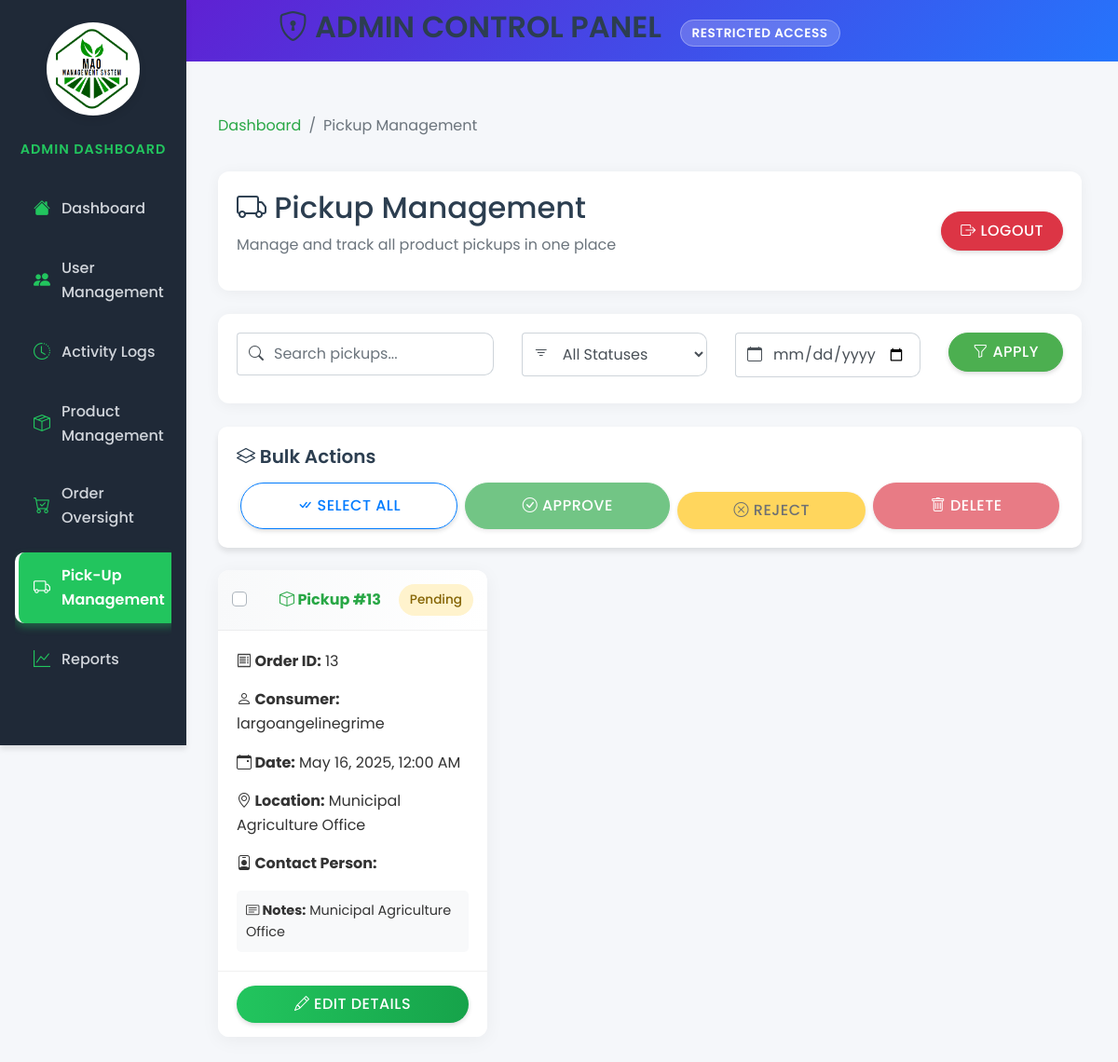
Screenshot of /views/admin/pickup-management.php?date=2025-05-16 00:00:00 (signed in) with the database file from the repository.
### tables this page shows
CREATE TABLE `pickups` (
  `pickup_id` int(11) NOT NULL,
  `order_id` int(11) NOT NULL,
  `payment_id` int(11) DEFAULT NULL,
  `pickup_status` enum('pending','processing','ready','completed','canceled') DEFAULT 'pending',
  `pickup_date` datetime DEFAULT NULL,
  `pickup_location` varchar(255) DEFAULT 'Municipal Agriculture Office',
  `pickup_notes` text DEFAULT NULL,
  `office_location` varchar(255) DEFAULT 'Municipal Agriculture Office',
  `contact_person` varchar(100) DEFAULT NULL
);

CREATE TABLE `orders` (
  `order_id` int(11) NOT NULL,
  `consumer_id` int(11) DEFAULT NULL,
  `order_status` enum('pending','processing','ready','completed','canceled') DEFAULT 'pending',
  `order_date` timestamp NOT NULL DEFAULT current_timestamp(),
  `pickup_details` text DEFAULT NULL
);

CREATE TABLE `users` (
  `user_id` int(11) NOT NULL,
  `username` varchar(50) NOT NULL,
  `password` varchar(255) NOT NULL,
  `email` varchar(100) NOT NULL,
  `role_id` int(11) DEFAULT NULL,
  `created_at` timestamp NOT NULL DEFAULT current_timestamp(),
  `updated_at` timestamp NOT NULL DEFAULT current_timestamp() ON UPDATE current_timestamp(),
  `first_name` varchar(100) NOT NULL,
  `last_name` varchar(100) NOT NULL,
  `contact_number` varchar(20) DEFAULT NULL,
  `address` text DEFAULT NULL
);

### views/admin/pickup-management.php (the view, shortened to what this page needs)
<?php
$database = new Database();
$conn = $database->connect();
$limit = 10;
$page = isset($_GET['page']) ? (int)$_GET['page'] : 1;
$offset = ($page - 1) * $limit;
$search = isset($_GET['search']) ? trim($_GET['search']) : '';
$dateFilter = isset($_GET['date']) ? $_GET['date'] : '';
$query = "SELECT
            p.pickup_id,
            o.order_id,
            c.username AS consumer_name,
            p.pickup_status,
            p.pickup_date,
            p.pickup_location,
            p.contact_person,
            p.pickup_notes
          FROM pickups AS p
          JOIN orders AS o ON p.order_id = o.order_id
          JOIN users AS c ON o.consumer_id = c.user_id";
$whereClauses = [];
$queryParams = [];
if (!empty($dateFilter)) {
    $whereClauses[] = "DATE(p.pickup_date) = :date";
    $queryParams[':date'] = $dateFilter;
}
if (!empty($whereClauses)) {
    $query .= " WHERE " . implode(" AND ", $whereClauses);
}
$query .= " ORDER BY p.pickup_date DESC LIMIT :limit OFFSET :offset";
$stmt = $conn->prepare($query);
$stmt->bindValue(':limit', $limit, PDO::PARAM_INT);
$stmt->bindValue(':offset', $offset, PDO::PARAM_INT);
if (!empty($queryParams)) {
    foreach ($queryParams as $param => $value) {
        $stmt->bindValue($param, $value, PDO::PARAM_STR);
    }
}
$stmt->execute();
$pickups = $stmt->fetchAll(PDO::FETCH_ASSOC);
?>
<!DOCTYPE html>
<html lang="en">
<head>
    <link href="https://stackpath.bootstrapcdn.com/bootstrap/4.5.2/css/bootstrap.min.css" rel="stylesheet">
    <link href="https://cdn.jsdelivr.net/npm/bootstrap-icons/font/bootstrap-icons.css" rel="stylesheet">
    <link rel="stylesheet" href="../../public/style/admin.css">
    <link rel="stylesheet" href="../../public/style/admin-sidebar.css">
    <link rel="stylesheet" href="../../public/style/pickup-management.css">
    <link rel="stylesheet" href="https://cdnjs.cloudflare.com/ajax/libs/bootstrap-datepicker/1.9.0/css/bootstrap-datepicker.min.css">
</head>
<body>
    <div class="admin-header text-center">
        <h2><i class="bi bi-shield-lock"></i> ADMIN CONTROL PANEL <span class="admin-badge">Restricted Access</span></h2>
    </div>
    <div class="container-fluid">
        <div class="row">
            <?php include '../../views/global/admin-sidebar.php'; ?>
            <main role="main" class="col-md-9 ml-sm-auto col-lg-10 px-4 py-4 pickup-management-page">
                <nav aria-label="breadcrumb">
                    <ol class="breadcrumb">
                        <li class="breadcrumb-item"><a href="admin-dashboard.php">Dashboard</a></li>
                        <li class="breadcrumb-item active" aria-current="page">Pickup Management</li>
                    </ol>
                </nav>
                <div class="page-header">
                    <div class="header-content">
                        <h1 class="h2"><i class="bi bi-truck"></i> Pickup Management</h1>
                        <p class="text-muted">Manage and track all product pickups in one place</p>
                    </div>
                    <form method="POST" onsubmit="return confirm('Are you sure you want to logout?');" class="logout-container">
                        <button type="submit" name="logout" class="btn btn-danger">
                            <i class="bi bi-box-arrow-right"></i> Logout
                        </button>
                    </form>
                </div>
                <div class="search-container">
                    <form method="GET" action="" class="row">
                        <div class="col-md-4 mb-2">
                            <div class="input-group">
                                <div class="input-group-prepend">
                                    <span class="input-group-text"><i class="bi bi-search"></i></span>
                                </div>
                                <input type="text" name="search" class="form-control" placeholder="Search pickups..." value="<?= htmlspecialchars($search) ?>">
                            </div>
                        </div>
                        <div class="col-md-3 mb-2">
                            <div class="input-group">
                                <div class="input-group-prepend">
                                    <span class="input-group-text"><i class="bi bi-filter"></i></span>
                                </div>
                                <select name="status" class="form-control">
                                    <option value="">All Statuses</option>
                                </select>
                            </div>
                        </div>
                        <div class="col-md-3 mb-2">
                            <div class="input-group">
                                <div class="input-group-prepend">
                                    <span class="input-group-text"><i class="bi bi-calendar"></i></span>
                                </div>
                                <input type="date" name="date" class="form-control" value="<?= htmlspecialchars($dateFilter) ?>">
                            </div>
                        </div>
                        <div class="col-md-2 mb-2">
                            <button type="submit" class="btn btn-success btn-block">
                                <i class="bi bi-funnel"></i> Apply
                            </button>
                        </div>
                    </form>
                </div>
                <div class="batch-actions-bar mb-3">
                    <div class="card">
                        <div class="card-body">
                            <h5 class="card-title mb-3"><i class="bi bi-layers"></i> Bulk Actions</h5>
                            <div class="d-flex flex-wrap justify-content-between">
                                <button type="button" id="selectAllBtn" class="btn btn-outline-primary flex-fill mx-1 mb-0">
                                    <i class="bi bi-check-all"></i> Select All
                                </button>
                                <button type="button" id="approveSelectedBtn" class="btn btn-success flex-fill mx-1 mb-0">
                                    <i class="bi bi-check-circle"></i> Approve
                                </button>
                                <button type="button" id="rejectSelectedBtn" class="btn btn-warning flex-fill mx-1 mb-0">
                                    <i class="bi bi-x-circle"></i> Reject
                                </button>
                                <button type="button" id="deleteSelectedBtn" class="btn btn-danger flex-fill mx-1 mb-0">
                                    <i class="bi bi-trash"></i> Delete
                                </button>
                            </div>
                        </div>
                    </div>
                </div>
                <?php if (count($pickups) > 0): ?>
                    <div class="row">
                        <?php foreach ($pickups as $pickup): ?>
                            <div class="col-md-6 col-lg-4">
                                <div class="card pickup-card mb-4">
                                    <div class="card-header d-flex justify-content-between align-items-center">
                                        <span class="font-weight-bold"><i class="bi bi-box"></i> Pickup #<?= htmlspecialchars($pickup['pickup_id']) ?></span>
                                        <span class="status-label status-<?= strtolower(str_replace(' ', '-', $pickup['pickup_status'])) ?>">
                                            <?= ucfirst(htmlspecialchars($pickup['pickup_status'])) ?>
                                        </span>
                                    </div>
                                    <div class="card-body">
                                        <p><strong><i class="bi bi-receipt"></i> Order ID:</strong> <?= htmlspecialchars($pickup['order_id']) ?></p>
                                        <p><strong><i class="bi bi-person"></i> Consumer:</strong> <?= htmlspecialchars($pickup['consumer_name']) ?></p>
                                        <p><strong><i class="bi bi-calendar-event"></i> Date:</strong> <?= htmlspecialchars(date("F j, Y, g:i A", strtotime($pickup['pickup_date']))) ?></p>
                                        <p><strong><i class="bi bi-geo-alt"></i> Location:</strong> <?= htmlspecialchars($pickup['pickup_location']) ?></p>
                                        <p>
                                            <strong><i class="bi bi-person-badge"></i> Contact Person:</strong>
                                        </p>
                                        <div class="pickup-notes">
                                            <strong><i class="bi bi-card-text"></i> Notes:</strong> <?= htmlspecialchars($pickup['pickup_notes'] ?: 'No notes available') ?>
                                        </div>
                                    </div>
                                    <div class="card-footer">
                                        <button type="button" class="btn btn-primary btn-block edit-pickup-btn"
                                                data-toggle="modal"
                                                data-target="#editPickupModal"
                                                data-pickup-id="<?= htmlspecialchars($pickup['pickup_id']) ?>"
                                                data-pickup-status="<?= htmlspecialchars($pickup['pickup_status']) ?>"
                                                data-pickup-date="<?= htmlspecialchars($pickup['pickup_date']) ?>"
                                                data-pickup-location="<?= htmlspecialchars($pickup['pickup_location']) ?>"
                                                data-contact-person="<?= htmlspecialchars($pickup['contact_person']) ?>"
                                                data-pickup-notes="<?= htmlspecialchars($pickup['pickup_notes']) ?>">
                                            <i class="bi bi-pencil"></i> Edit Details
                                        </button>
                                    </div>
                                </div>
                            </div>
                        <?php endforeach; ?>
                    </div>
                <?php endif; ?>
            </main>
        </div>
    </div>
</body>
</html>

### public/style/admin.css (style rules this page uses)
:root { --primary: #3f51b5; --secondary: #4caf50; --info: #2196f3; --warning: #ffc107; --danger: #f44336; --dark: #212121; --light: #f8f9fa; --shadow-sm: 0 2px 8px rgba(0, 0, 0, 0.06); --shadow-md: 0 5px 15px rgba(0, 0, 0, 0.07); --shadow-lg: 0 8px 25px rgba(0, 0, 0, 0.1); --transition: all 0.3s ease; --radius: 12px; --primary-color: #4caf50; --primary-dark: #3e8e41; --primary-light: #8bc34a; --secondary-color: #2196f3; --accent-color: #ff9800; --danger-color: #f44336; --warning-color: #ffeb3b; --success-color: #4caf50; --info-color: #2196f3; --dark-color: #343a40; --light-color: #f8f9fa; --gray-color: #6c757d; --light-gray: #e9ecef; --white-color: #ffffff; --shadow: 0 4px 6px rgba(0, 0, 0, 0.1); }
body { background-color: #f3f4f6; color: #475569; font-family: "Poppins", sans-serif; font-size: 16px; line-height: 1.6; margin: 0; padding: 0; overflow-x: hidden; background-color: #f5f7fa; color: #333; }
.btn-warning { background-color: #fbbf24; color: #fff; border: none; margin: 10px; }
.btn-primary { background: linear-gradient(to right, #22c55e, #16a34a); border: none; padding: 0.8rem 1.6rem; font-weight: 600; color: #ffffff; border-radius: 10px; transition: all 0.3s ease-in-out; }
.btn { border-radius: 50px; padding: 8px 20px; font-weight: 500; text-transform: uppercase; letter-spacing: 0.5px; transition: var(--transition); box-shadow: 0 2px 5px rgba(0, 0, 0, 0.15); }
.btn-primary { background-color: var(--primary-color); border-color: var(--primary-color); }
.btn-success { background-color: var(--success-color); border-color: var(--success-color); }
.btn-danger { background-color: var(--danger-color); border-color: var(--danger-color); }
.btn-warning { background-color: var(--warning-color); border-color: var(--warning-color); color: #212529; }
.container-fluid { padding: 20px 30px; }
h1, h2, h3, h4, h5, h6 { font-weight: 600; color: #2c3e50; }
.card { border: none; border-radius: var(--radius); box-shadow: var(--shadow); transition: var(--transition); margin-bottom: 24px; background-color: var(--white-color); }
.card-header { background: linear-gradient(135deg, var(--primary-color)); color: white; border-radius: var(--radius) var(--radius) 0 0 !important; padding: 15px 20px; font-weight: 500; border: none; }
.card-body { padding: 20px; }
.form-control { height: fit-content; border-radius: var(--radius); border: 1px solid #ced4da; padding: 10px 15px; transition: var(--transition); }
.breadcrumb { background-color: transparent; padding: 0.75rem 0; margin-bottom: 1rem; }
.breadcrumb-item a { color: var(--primary-color); text-decoration: none; transition: var(--transition); }
.breadcrumb-item.active { color: var(--gray-color); }

### public/style/admin-sidebar.css (style rules this page uses)
:root { --primary-color: #28a745; --primary-light: #e8f5e9; --sidebar-bg: #1f2937; --sidebar-hover: #16a34a; --sidebar-active: #22c55e; --sidebar-text: #d1d5db; --sidebar-icon: #22c55e; --transition: all 0.3s ease; --radius: 10px; --shadow-md: 0 4px 6px rgba(0, 0, 0, 0.1); }

### public/style/pickup-management.css (style rules this page uses)
:root { --primary-color: #28a745; --primary-light: #e8f5e9; --secondary-color: #007bff; --warning-color: #ffc107; --danger-color: #dc3545; --info-color: #17a2b8; --dark-color: #343a40; --light-color: #f8f9fa; --border-radius: 10px; --box-shadow: 0 4px 12px rgba(0, 0, 0, 0.1); --transition: all 0.3s ease; }
.breadcrumb { background-color: transparent; padding: 0.75rem 0; margin-bottom: 1.5rem; }
.breadcrumb-item a { color: var(--primary-color); text-decoration: none; transition: var(--transition); }
.search-container { background-color: white; border-radius: var(--border-radius); padding: 20px; margin-bottom: 25px; box-shadow: var(--box-shadow); }
.pickup-card { border: none; border-radius: var(--border-radius); box-shadow: var(--box-shadow); transition: var(--transition); overflow: hidden; }
.pickup-card .card-header { background-color: var(--primary-light); border-bottom: 2px solid var(--primary-color); font-weight: 600; color: var(--primary-color); }
.pickup-card .card-body { padding: 20px; }
.pickup-card .card-footer { background-color: white; border-top: 1px solid #f0f0f0; padding: 15px 20px; }
.status-label { padding: 6px 12px; border-radius: 20px; font-size: 0.85rem; font-weight: 500; }
.status-pending { background-color: #fff3cd; color: #856404; }
.pickup-notes { max-height: 80px; overflow-y: auto; margin-top: 10px; padding: 10px; background-color: #f8f9fa; border-radius: 5px; font-size: 0.9rem; }

### rows the page displays
pickups: pickup_id "13", pickup_status "Pending", order.order_id "13", users.username "largoangelinegrime", pickup_date "May 16, 2025, 12:00 AM", pickup_location "Municipal Agriculture Office", pickup_notes "Municipal Agriculture Office"
